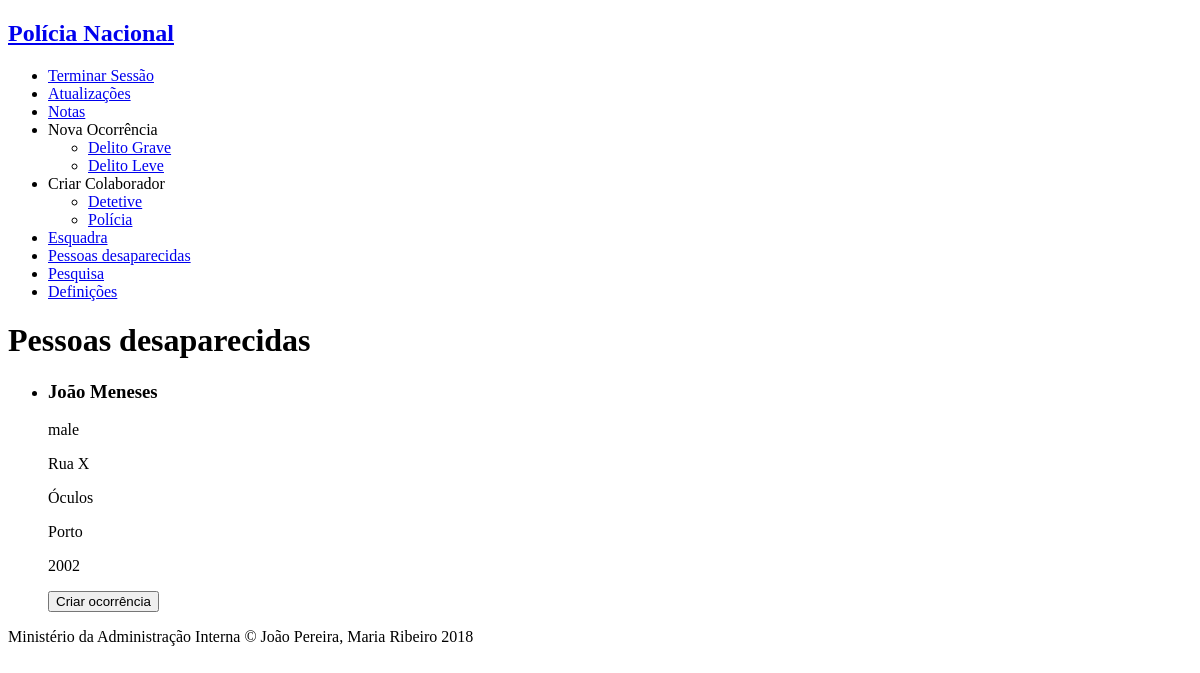
The page /missing_people.php (signed in) on the database as committed earlier.
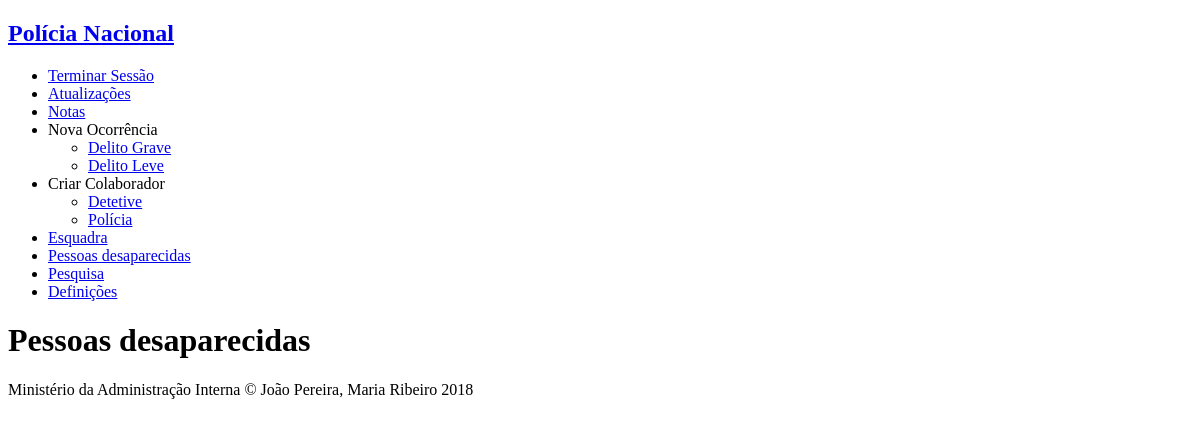
The same page on the database as committed later.
### tables this page shows
CREATE TABLE missing_person (
    id INTEGER PRIMARY KEY,
    gender VARCHAR NOT NULL,
    name VARCHAR NOT NULL,
    adress VARCHAR NOT NULL,
    description VARCHAR NOT NULL,
    local VARCHAR NOT NULL,
    date DATE NOT NULL,
    id_station INTEGER REFERENCES stations
);

### database/connection.php (called while the page is built, shortened)
<?php $db = new PDO('sqlite:database/database.db');
function getUserByUsername($username) {
  global $db;
  $query = $db->prepare('SELECT * FROM personnel WHERE username = ?');
  $query->execute(array($username));
  return $query->fetch();
}
function GetStationByID($id){
  global $db;
  $query = $db->prepare('SELECT * FROM stations WHERE id = ?');
  $query->execute([$id]);
  return $query->fetch();
}
function GetMissingPeopleByUserStation($username) {
  global $db;
  $query = $db->prepare('SELECT missing_person.* FROM missing_person JOIN personnel ON id_station=station WHERE username=?');
  $query->execute(array($username));
  return $query->fetchAll();
}

### missing_people.php (the view, shortened to what this page needs)
<?php
include_once('database/connection.php');
$username = $_SESSION['username'];
$people = GetMissingPeopleByUserStation($username);
?>
<!DOCTYPE html>
<html>
<?php include_once('common/header_aside.php'); ?>
<body>
    <h1>Pessoas desaparecidas</h1>
    <ul>
        <?php foreach ($people as $person) {
            echo '<li><h3>' . $person['name'] . '</h3></li>';
            echo '<p>' . $person['gender'] . '</p>';
            echo '<p>' . $person['adress'] . '</p>';
            echo '<p>' . $person['description'] . '</p>';
            echo '<p>' . $person['local'] . '</p>';
            echo '<p>' . $person['date'] . '</p>'; ?>
            <button type="button" onclick="location.href='new_occurrence.php?id=<?=$person['id']?>&adress=<?=$person['adress']?>&name=<?=$person['name']?>&date=<?=$person['date']?>&local=<?=$person['local']?>&description=<?=$person['description']?>'">Criar ocorrência</button>
        <?}?>
    </ul>
</body>
<?php include_once('common/footer.php'); ?>
</html>

### common/header_aside.php (shortened to what this page needs)
<?php
include_once('database/connection.php');
$user = getUserByUsername($username);
if (!isset($station)){
    $station=GetStationByID($user['station']);
}
?>
<!DOCTYPE html>
<html lang="en-US">
    <header>
        <a href="main.php"><h2>Polícia Nacional</h2></a>
    </header>
    <aside id="right_bar">
            <ul>
                <li><a href="log_out.php">Terminar Sessão</a></li>
                <li><a href="updates.php">Atualizações</a></li>
                <li><a href="notes.php">Notas</a></li>
                <?php if ($user['position']!="Diretor Nacional"){?>
                    <li><a> Nova Ocorrência</a></li>
                    <ul>
                        <?php if ($user['position']!="Polícia"){?>
                            <li><a href="new_occurrence.php?relevance=2"> Delito Grave </a></li>
                        <?php } ?>
                            <li><a href="new_occurrence.php?relevance=1"> Delito Leve </a></li>
                    </ul>
                <?php }?>
                <?php if ($user['position']=="Diretor Nacional" || $user['position']=="Chefe de Esquadra" ){?>
                    <li><a> Criar Colaborador </a></li>
                        <ul>
                                <li><a href="create_personnel.php?position=Detetive"> Detetive </a></li>
                                <li><a href="create_personnel.php?position=Polícia"> Polícia </a></li>
                        </ul>
                <?php } ?>
                <?php if ($user['position']!="Diretor Nacional"){?>
                    <li><a href="station.php?station=<?=$station['id']?>">Esquadra</a></li>
                <?php } ?>
                <?php if ($user['position']=="Chefe de Esquadra"){?>
                    <li><a href="missing_people.php">Pessoas desaparecidas</a></li>
                <?php } ?>
                <li><a href="search.php">Pesquisa</a></li>
                <li> <a href="main.php?definitions=1"> Definições </a>
                <?php if(isset($_GET['definitions'])){?>
                    <ul>
                    <li><a href="change_password.php">Mudar Password</a></li>
                    <li><a href="UpdateProfileImage.php">Atualizar Foto Pessoal</a></li>
                    </ul>
                <?php } ?> </li>
            </ul>
    </aside>
</html>

### common/footer.php
<footer>
        <p> Ministério da Administração Interna &copy; João Pereira, Maria Ribeiro 2018</p>
</footer>

Rows that differ between the two databases and show on the page:
removed missing_person: name "João Meneses", gender "male", adress "Rua X", description "Óculos", local "Porto", date "2002"
